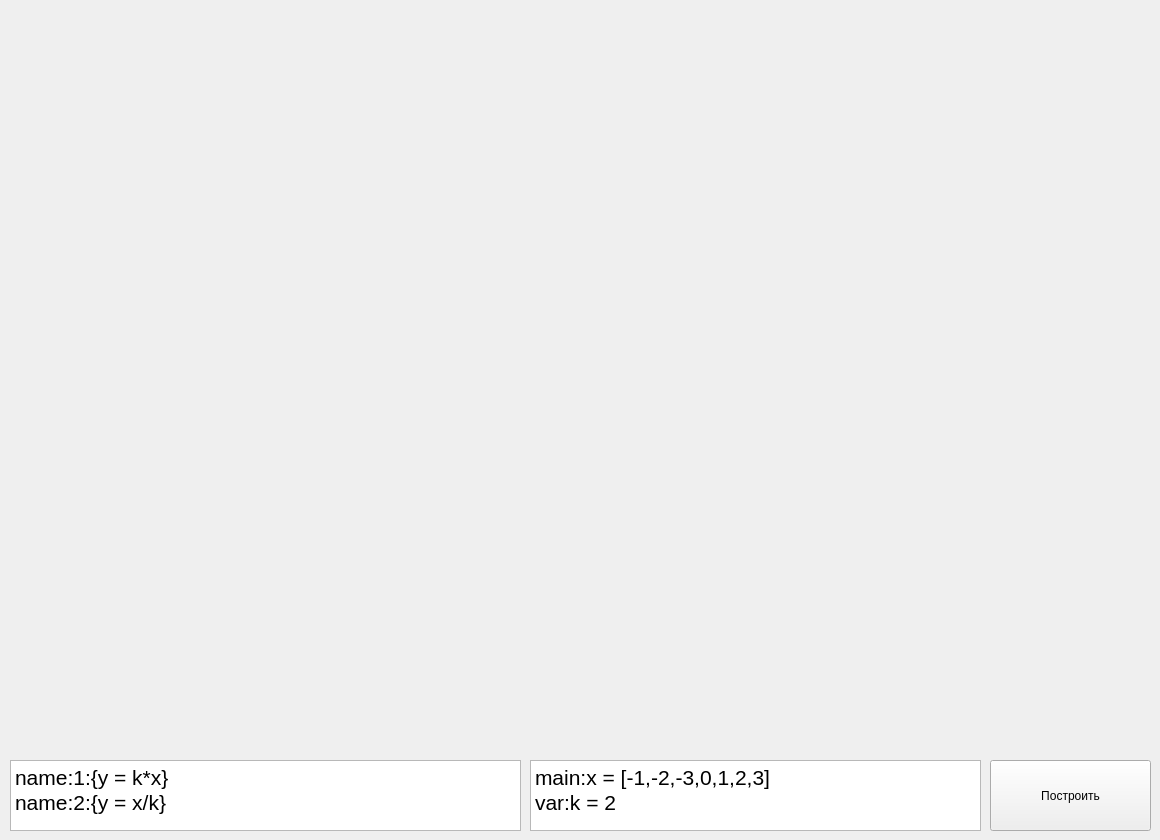
<?xml version="1.0" encoding="UTF-8"?>
<ui version="4.0">
 <class>MainWindow</class>
 <widget class="QMainWindow" name="MainWindow">
  <property name="geometry">
   <rect>
    <x>0</x>
    <y>0</y>
    <width>1160</width>
    <height>840</height>
   </rect>
  </property>
  <property name="windowTitle">
   <string>Простое графическое управление (ПГУ)</string>
  </property>
  <widget class="QWidget" name="centralwidget">
   <widget class="QWidget" name="Graph" native="true">
    <property name="geometry">
     <rect>
      <x>0</x>
      <y>0</y>
      <width>1161</width>
      <height>751</height>
     </rect>
    </property>
   </widget>
   <widget class="QTextEdit" name="textEdit">
    <property name="geometry">
     <rect>
      <x>10</x>
      <y>760</y>
      <width>511</width>
      <height>71</height>
     </rect>
    </property>
    <property name="styleSheet">
     <string notr="true">font: 16pt &quot;Times New Roman&quot;;</string>
    </property>
    <property name="html">
     <string>&lt;!DOCTYPE HTML PUBLIC &quot;-//W3C//DTD HTML 4.0//EN&quot; &quot;http://www.w3.org/TR/REC-html40/strict.dtd&quot;&gt;
&lt;html&gt;&lt;head&gt;&lt;meta name=&quot;qrichtext&quot; content=&quot;1&quot; /&gt;&lt;style type=&quot;text/css&quot;&gt;
p, li { white-space: pre-wrap; }
&lt;/style&gt;&lt;/head&gt;&lt;body style=&quot; font-family:'Times New Roman'; font-size:16pt; font-weight:400; font-style:normal;&quot;&gt;
&lt;p style=&quot; margin-top:0px; margin-bottom:0px; margin-left:0px; margin-right:0px; -qt-block-indent:0; text-indent:0px;&quot;&gt;name:1:{y = k*x}&lt;/p&gt;
&lt;p style=&quot; margin-top:0px; margin-bottom:0px; margin-left:0px; margin-right:0px; -qt-block-indent:0; text-indent:0px;&quot;&gt;name:2:{y = x/k}&lt;/p&gt;&lt;/body&gt;&lt;/html&gt;</string>
    </property>
   </widget>
   <widget class="QTextEdit" name="textEdit_2">
    <property name="geometry">
     <rect>
      <x>530</x>
      <y>760</y>
      <width>451</width>
      <height>71</height>
     </rect>
    </property>
    <property name="styleSheet">
     <string notr="true">font: 16pt &quot;Times New Roman&quot;;</string>
    </property>
    <property name="html">
     <string>&lt;!DOCTYPE HTML PUBLIC &quot;-//W3C//DTD HTML 4.0//EN&quot; &quot;http://www.w3.org/TR/REC-html40/strict.dtd&quot;&gt;
&lt;html&gt;&lt;head&gt;&lt;meta name=&quot;qrichtext&quot; content=&quot;1&quot; /&gt;&lt;style type=&quot;text/css&quot;&gt;
p, li { white-space: pre-wrap; }
&lt;/style&gt;&lt;/head&gt;&lt;body style=&quot; font-family:'Times New Roman'; font-size:16pt; font-weight:400; font-style:normal;&quot;&gt;
&lt;p style=&quot; margin-top:0px; margin-bottom:0px; margin-left:0px; margin-right:0px; -qt-block-indent:0; text-indent:0px;&quot;&gt;main:x = [-1,-2,-3,0,1,2,3]&lt;/p&gt;
&lt;p style=&quot; margin-top:0px; margin-bottom:0px; margin-left:0px; margin-right:0px; -qt-block-indent:0; text-indent:0px;&quot;&gt;var:k = 2&lt;/p&gt;&lt;/body&gt;&lt;/html&gt;</string>
    </property>
   </widget>
   <widget class="QPushButton" name="pushButton">
    <property name="geometry">
     <rect>
      <x>990</x>
      <y>760</y>
      <width>161</width>
      <height>71</height>
     </rect>
    </property>
    <property name="styleSheet">
     <string notr="true">font: 16pt &quot;Times New Roman&quot;;</string>
    </property>
    <property name="text">
     <string>Построить</string>
    </property>
   </widget>
  </widget>
 </widget>
 <resources/>
 <connections/>
</ui>
